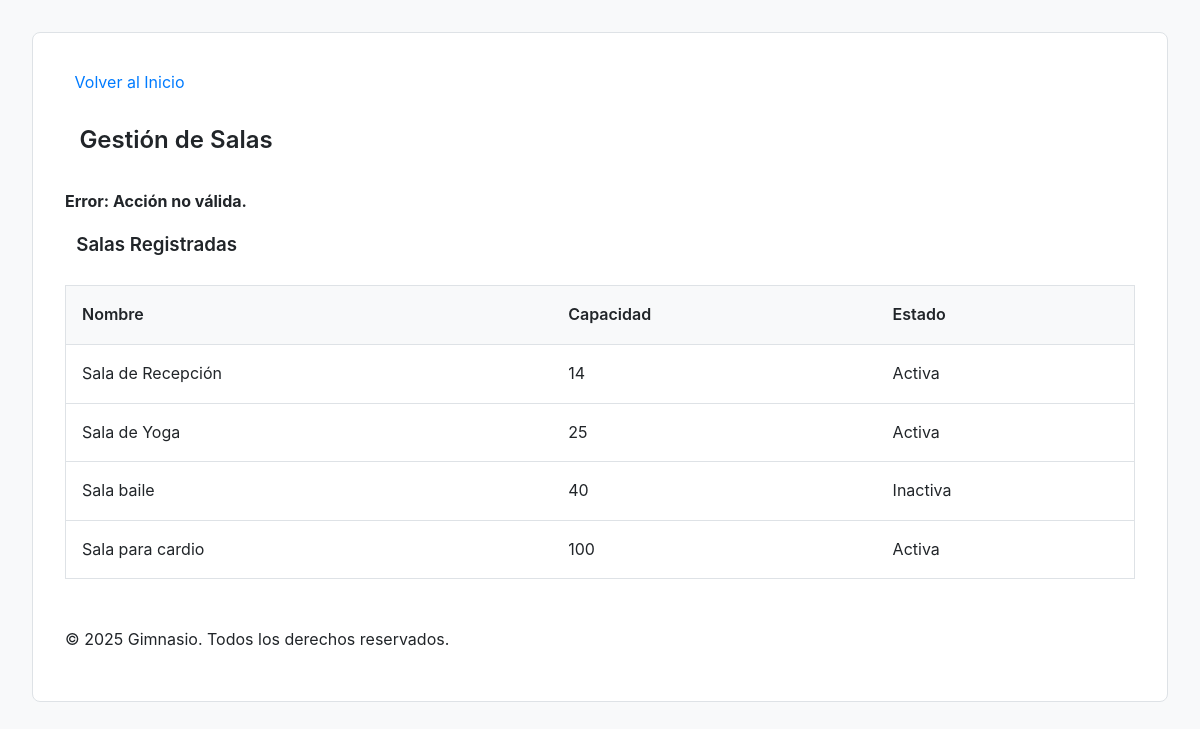
Page /view/salaView.php?error=accion_no_valida (signed in) on the committed database.
### tables this page shows
CREATE TABLE `tbsala` (
  `tbsalaid` int NOT NULL,
  `tbsalanombre` varchar(150) DEFAULT NULL,
  `tbsalacapacidad` int DEFAULT NULL,
  `tbsalaactivo` tinyint(1) DEFAULT NULL
);

### utility/Validation.php (called while the page is built, shortened)
<?php
class Validation
{
    public static function getError($field)
    {
        return null;
    }
}
?>

### data/salaData.php (called while the page is built, shortened)
<?php
include '../domain/sala.php';
class SalaData extends Data{
    public function obtenerTbsala(){
        $conn = mysqli_connect($this->server, $this->user, $this->password, $this->db, $this->port);
        $conn->set_charset('utf8');
        $querySelect = "SELECT * FROM tbsala;";
        $result = mysqli_query($conn, $querySelect);
        $salas = [];
        while ($row = mysqli_fetch_assoc($result)) {
            $salas[] = new Sala(
                $row['tbsalaid'],
                $row['tbsalanombre'],
                $row['tbsalacapacidad'],
                $row['tbsalaactivo']
            );
        }
        return $salas;
    }
}
?>

### business/salaBusiness.php (called while the page is built, shortened)
<?php
include '../data/salaData.php';
class SalaBusiness{
    private $salaData;
    public function __construct(){
        $this->salaData = new SalaData();
    }
    public function obtenerTbsala(){
        return $this->salaData->obtenerTbsala();
    }
}
?>

### domain/sala.php (called while the page is built, shortened)
<?php
class Sala{
    private $tbsalanombre;
    private $tbsalacapacidad;
    private $tbsalaactivo;
    public function __construct($tbsalaid, $tbsalanombre, $tbsalacapacidad, $tbsalaactivo){
        $this->tbsalanombre = $tbsalanombre;
        $this->tbsalacapacidad = $tbsalacapacidad;
        $this->tbsalaactivo = $tbsalaactivo;
    }
    public function getTbsalanombre(){
        return $this->tbsalanombre;
    }
    public function getTbsalacapacidad(){
        return $this->tbsalacapacidad;
    }
    public function getTbsalaestado(){
        return $this->tbsalaactivo;
    }
}
?>

### view/salaView.php (the view, shortened to what this page needs)
<?php
include '../business/salaBusiness.php';
include_once '../utility/Validation.php';
$tipoUsuario = $_SESSION['tipo_usuario'];
$salaBusiness = new SalaBusiness();
$salas = $salaBusiness->obtenerTbsala();
?>
<!DOCTYPE html>
<html lang="es">
<head>
    <link rel="stylesheet" href="styles.css">
</head>
<body>
<div class="container">
    <header>
        <a href="../index.php"><i class="ph ph-arrow-left"></i>Volver al Inicio</a><br><br>
        <h2><i class="ph ph-door"></i>Gestión de Salas</h2>
    </header>
    <main>
        <?php
        $generalError = Validation::getError('general');
        if ($generalError) {
            echo '<p class="error-message flash-msg"><b>Error: '.htmlspecialchars($generalError).'</b></p>';
        } else if (isset($_GET['error'])) {
            $error = $_GET['error'];
            echo '<p class="error-message flash-msg"><b>Error: ';
            if ($error == "datos_faltantes") echo 'Datos incompletos.';
            else if ($error == "insertar") echo 'No se pudo insertar la sala.';
            else if ($error == "actualizar") echo 'No se pudo actualizar la sala.';
            else if ($error == "eliminar") echo 'No se pudo eliminar la sala.';
            else echo 'Acción no válida.';
            echo '</b></p>';
        } else if (isset($_GET['success'])) {
            $success = $_GET['success'];
            echo '<p class="success-message flash-msg"><b>Éxito: ';
            if ($success == "insertado") echo 'Sala insertada correctamente.';
            else if ($success == "actualizado") echo 'Sala actualizada correctamente.';
            else if ($success == "eliminado") echo 'Sala eliminada correctamente.';
            echo '</b></p>';
        }
        ?>
        <section>
            <h3><i class="ph ph-list-bullets"></i>Salas Registradas</h3>
            <div style="overflow-x:auto;">
                <table>
                    <thead>
                    <tr>
                        <th>Nombre</th>
                        <th>Capacidad</th>
                        <th>Estado</th>
                    </tr>
                    </thead>
                    <tbody>
                    <?php foreach ($salas as $sala): ?>
                        <tr>
                            <?php if ($tipoUsuario == 'admin' || $tipoUsuario == 'instructor'): ?>
                                <form method="post" action="../action/salaAction.php">
                                    <input type="hidden" name="id" value="<?php echo $sala->getTbsalaid(); ?>">
                                    <td>
                                        <input type="text" name="nombre"
                                               value="<?php echo htmlspecialchars(Validation::getOldInput('nombre_'.$sala->getTbsalaid(), $sala->getTbsalanombre())); ?>">
                                        <span class="error-message"><?= Validation::getError('nombre_'.$sala->getTbsalaid()) ?></span>
                                    </td>
                                    <td>
                                        <input type="number" name="capacidad"
                                               value="<?php echo Validation::getOldInput('capacidad_'.$sala->getTbsalaid(), $sala->getTbsalacapacidad()); ?>" min="1">
                                        <span class="error-message"><?= Validation::getError('capacidad_'.$sala->getTbsalaid()) ?></span>
                                    </td>
                                    <td>
                                        <select name="estado">
                                            <option value="1" <?php echo(Validation::getOldInput('estado_'.$sala->getTbsalaid(), $sala->getTbsalaestado()) == 1 ? 'selected' : ''); ?>>
                                                Activa
                                            </option>
                                            <option value="0" <?php echo(Validation::getOldInput('estado_'.$sala->getTbsalaid(), $sala->getTbsalaestado()) == 0 ? 'selected' : ''); ?>>
                                                Inactiva
                                            </option>
                                        </select>
                                        <span class="error-message"><?= Validation::getError('estado_'.$sala->getTbsalaid()) ?></span>
                                    </td>
                                    <td class="actions-cell">
                                        <button type="submit" name="actualizar" title="Actualizar"
                                                onclick="return confirm('¿Estás seguro de actualizar esta sala?');"><i
                                                    class="ph ph-pencil-simple"></i> Actualizar
                                        </button>
                                        <?php if ($tipoUsuario == 'admin'): ?>
                                            <button type="submit" name="eliminar" title="Eliminar"
                                                    onclick="return confirm('¿Estás seguro de eliminar esta sala?');"><i
                                                        class="ph ph-trash"></i> Eliminar
                                            </button>
                                        <?php endif; ?>
                                    </td>
                                </form>
                            <?php else:  ?>
                                <td><?php echo htmlspecialchars($sala->getTbsalanombre()); ?></td>
                                <td><?php echo $sala->getTbsalacapacidad(); ?></td>
                                <td><?php echo($sala->getTbsalaestado() == 1 ? 'Activa' : 'Inactiva'); ?></td>
                            <?php endif; ?>
                        </tr>
                    <?php endforeach; ?>
                    </tbody>
                </table>
            </div>
        </section>
    </main>
    <footer>
        <p>&copy; <?php echo date("Y"); ?> Gimnasio. Todos los derechos reservados.</p>
    </footer>
</div>
</body>
</html>

### view/styles.css (style rules this page uses)
body { font-family: -apple-system, BlinkMacSystemFont, "Segoe UI", Roboto, Helvetica, Arial, sans-serif; background-color: #f8f9fa; color: #212529; margin: 0; padding: 2rem; line-height: 1.6; }
.container { max-width: 1700px; margin: 0 auto; background-color: #ffffff; padding: 2rem; border-radius: 8px; border: 1px solid #dee2e6; }
h1, h2, h3, h4 { margin-top: 0; font-weight: 600; }
a { color: #007bff; text-decoration: none; display: inline-flex; align-items: center; }
main section { padding-bottom: 1.5rem; margin-bottom: 1.5rem; border-bottom: 1px solid #dee2e6; }
main section:last-child { border-bottom: none; margin-bottom: 0; padding-bottom: 0; }
table { width: 100%; border-collapse: collapse; margin-bottom: 2rem; border: 1px solid #dee2e6; }
th, td { padding: 1rem; text-align: left; border-bottom: 1px solid #dee2e6; vertical-align: top; }
th { background-color: #f8f9fa; font-weight: 600; }

### rows in the picture
tbsala: tbsalanombre "Sala de Recepción", tbsalacapacidad "14", tbsalaactivo "Activa"
tbsala: tbsalanombre "Sala de Yoga", tbsalacapacidad "25", tbsalaactivo "Activa"
tbsala: tbsalanombre "Sala baile", tbsalacapacidad "40", tbsalaactivo "Inactiva"
tbsala: tbsalanombre "Sala para cardio", tbsalacapacidad "100", tbsalaactivo "Activa"
